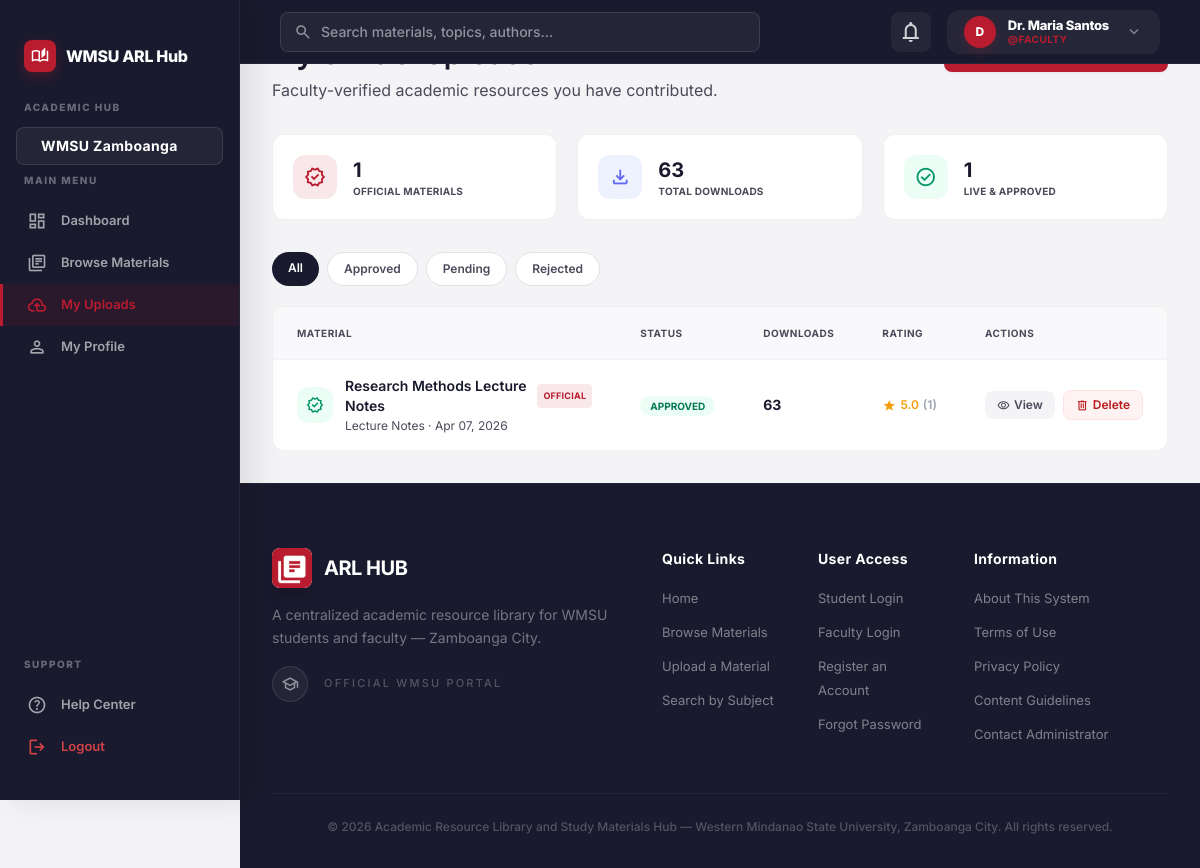
Page /faculty/faculty-uploads.php (signed in) on the committed database.
### tables this page shows
CREATE TABLE IF NOT EXISTS materials (
    id INT AUTO_INCREMENT PRIMARY KEY,
    title VARCHAR(255) NOT NULL,
    description TEXT,
    category ENUM('Reviewer', 'Textbook', 'Lecture Notes', 'Theses', 'Official Material') DEFAULT 'Reviewer',
    file_path VARCHAR(255) NOT NULL,
    thumbnail_path VARCHAR(255),
    contributor_id INT,
    status ENUM('pending', 'approved', 'rejected') DEFAULT 'pending',
    is_official BOOLEAN DEFAULT FALSE,
    views_count INT DEFAULT 0,
    downloads_count INT DEFAULT 0,
    created_at TIMESTAMP DEFAULT CURRENT_TIMESTAMP,
    FOREIGN KEY (contributor_id) REFERENCES users(id) ON DELETE SET NULL
);

### faculty/faculty-uploads.php (the view, shortened to what this page needs)
<?php
require_once '../config/auth.php';
$userId = $_SESSION['user_id'];
$filterStatus = $_GET['status'] ?? '';
try {
    $conditions = ["m.contributor_id = ?", "m.is_official = 1"];
    $params = [$userId];
    $stmt = $pdo->prepare("SELECT m.*,
        (SELECT ROUND(AVG(r.rating),1) FROM reviews r WHERE r.material_id = m.id) AS avg_rating,
        (SELECT COUNT(*) FROM reviews r WHERE r.material_id = m.id) AS review_count
        FROM materials m WHERE ".implode(' AND ', $conditions)." ORDER BY m.created_at DESC");
    $stmt->execute($params);
    $uploads = $stmt->fetchAll();
    $offStmt = $pdo->prepare("SELECT COUNT(*) FROM materials WHERE contributor_id = ? AND is_official = 1"); $offStmt->execute([$userId]); $totalOfficial = $offStmt->fetchColumn();
    $dlStmt  = $pdo->prepare("SELECT SUM(downloads_count) FROM materials WHERE contributor_id = ? AND is_official = 1"); $dlStmt->execute([$userId]); $totalDl = $dlStmt->fetchColumn() ?? 0;
    $apStmt  = $pdo->prepare("SELECT COUNT(*) FROM materials WHERE contributor_id = ? AND is_official = 1 AND status='approved'"); $apStmt->execute([$userId]); $approved = $apStmt->fetchColumn();
} catch (PDOException $e) { $uploads=[]; $totalOfficial=0; $totalDl=0; $approved=0; }
?>
<!DOCTYPE html>
<html lang="en">
<head>
    <script src="https://cdn.tailwindcss.com?plugins=forms,container-queries"></script>
</head>
<body class="text-[#1A1A2E]">
<?php require_once '../includes/dashboard-nav.php'; ?>
<div class="flex min-h-[calc(100vh-64px)]">
    <?php require_once '../includes/sidebar.php'; ?>
    <main class="ml-[240px] flex-1 bg-[#F4F4F6] flex flex-col">
        <div class="p-8 flex-1">
            <div class="flex justify-between items-start mb-8">
                <div>
                    <h1 class="text-[28px] font-bold text-[#1A1A2E]">My Official Uploads</h1>
                    <p class="text-[#4A4A5A] mt-1">Faculty-verified academic resources you have contributed.</p>
                </div>
                <a href="<?php echo BASE_URL; ?>core/upload.php?official=1"
                   class="flex items-center gap-2 bg-[#B81C2E] text-white px-5 py-2.5 rounded-lg text-sm font-semibold hover:bg-[#8C1222] transition-colors shadow-sm">
                </a>
            </div>
            <div class="grid grid-cols-3 gap-5 mb-8">
                <?php foreach ([
                    ['verified',     'Official Materials', number_format($totalOfficial), 'bg-[#F9E8EA] text-[#B81C2E]'],
                    ['download',     'Total Downloads',    number_format($totalDl),       'bg-indigo-50 text-indigo-500'],
                    ['check_circle', 'Live & Approved',    number_format($approved),      'bg-emerald-50 text-emerald-600'],
                ] as $s): ?>
                <div class="bg-white rounded-xl border border-black/[0.06] p-5 flex items-center gap-4 hover:-translate-y-0.5 transition-transform">
                    <div class="w-11 h-11 <?php echo $s[3]; ?> rounded-xl flex items-center justify-center flex-shrink-0">
                        <span class="material-symbols-outlined text-[22px]"><?php echo $s[0]; ?></span>
                    </div>
                    <div>
                        <div class="text-xl font-bold text-[#1A1A2E]"><?php echo $s[2]; ?></div>
                        <div class="text-[10px] font-bold uppercase tracking-wide text-[#4A4A5A]"><?php echo $s[1]; ?></div>
                    </div>
                </div>
                <?php endforeach; ?>
            </div>
            <div class="flex gap-2 mb-5">
                <?php foreach (['' => 'All', 'approved' => 'Approved', 'pending' => 'Pending', 'rejected' => 'Rejected'] as $val => $label):
                    $active = $filterStatus === $val; ?>
                <a href="?status=<?php echo $val; ?>"
                   class="px-4 py-2 rounded-full text-xs font-semibold transition-colors <?php echo $active ? 'bg-[#1A1A2E] text-white' : 'bg-white text-[#4A4A5A] border border-[#E2E2E4] hover:border-[#1A1A2E]'; ?>">
                    <?php echo $label; ?>
                </a>
                <?php endforeach; ?>
            </div>
            <div class="bg-white rounded-xl border border-black/[0.06] overflow-hidden">
                <?php if (empty($uploads)): ?>
                <div class="py-16 text-center">
                    <span class="material-symbols-outlined text-[52px] text-gray-200 block mb-4">verified</span>
                    <h3 class="text-base font-bold text-[#1A1A2E] mb-2">No official uploads yet</h3>
                    <p class="text-[#4A4A5A] text-sm mb-5">Upload faculty-verified materials to make them appear here.</p>
                    <a href="<?php echo BASE_URL; ?>core/upload.php?official=1" class="inline-flex items-center gap-2 bg-[#B81C2E] text-white px-5 py-2.5 rounded-lg text-sm font-semibold hover:bg-[#8C1222] transition-colors">
                        <span class="material-symbols-outlined text-[16px]">add</span> Upload Material
                    </a>
                </div>
                <?php else: ?>
                <div class="overflow-x-auto">
                    <table class="w-full text-sm">
                        <thead>
                            <tr class="bg-[#F9F9FB] border-b border-[#F4F4F6]">
                                <th class="text-left px-6 py-4 text-[10px] font-bold uppercase tracking-wider text-[#4A4A5A]">Material</th>
                                <th class="text-left px-6 py-4 text-[10px] font-bold uppercase tracking-wider text-[#4A4A5A]">Status</th>
                                <th class="text-left px-6 py-4 text-[10px] font-bold uppercase tracking-wider text-[#4A4A5A]">Downloads</th>
                                <th class="text-left px-6 py-4 text-[10px] font-bold uppercase tracking-wider text-[#4A4A5A]">Rating</th>
                                <th class="text-left px-6 py-4 text-[10px] font-bold uppercase tracking-wider text-[#4A4A5A]">Actions</th>
                            </tr>
                        </thead>
                        <tbody class="divide-y divide-[#F4F4F6]">
                            <?php foreach ($uploads as $u):
                                $pillColors = ['approved'=>'bg-emerald-50 text-emerald-700','pending'=>'bg-amber-50 text-amber-700','rejected'=>'bg-red-50 text-red-700'];
                                $pill = $pillColors[$u['status']] ?? 'bg-gray-100 text-gray-600';
                            ?>
                            <tr class="hover:bg-[#F9F9FB] transition-colors">
                                <td class="px-6 py-4">
                                    <div class="flex items-center gap-3">
                                        <div class="w-9 h-9 bg-emerald-50 rounded-xl flex items-center justify-center flex-shrink-0">
                                            <span class="material-symbols-outlined text-emerald-600 text-[18px]">verified</span>
                                        </div>
                                        <div>
                                            <div class="font-semibold text-[#1A1A2E] flex items-center gap-1.5">
                                                <?php echo htmlspecialchars($u['title']); ?>
                                                <span class="bg-[#F9E8EA] text-[#B81C2E] text-[9px] font-bold px-1.5 py-0.5 rounded uppercase tracking-wide">Official</span>
                                            </div>
                                            <div class="text-xs text-[#4A4A5A] mt-0.5"><?php echo htmlspecialchars($u['category']); ?> · <?php echo date('M d, Y', strtotime($u['created_at'])); ?></div>
                                        </div>
                                    </div>
                                </td>
                                <td class="px-6 py-4">
                                    <span class="<?php echo $pill; ?> text-[10px] font-bold px-2.5 py-1 rounded-full uppercase"><?php echo $u['status']; ?></span>
                                </td>
                                <td class="px-6 py-4 font-bold text-[#1A1A2E]"><?php echo number_format($u['downloads_count']); ?></td>
                                <td class="px-6 py-4">
                                    <?php if ($u['avg_rating']): ?>
                                    <span class="flex items-center gap-1 text-amber-500 font-semibold text-xs">
                                        <span class="material-symbols-outlined text-[14px]" style="font-variation-settings:'FILL' 1;">star</span>
                                        <?php echo $u['avg_rating']; ?> <span class="text-[#9CA3AF]">(<?php echo $u['review_count']; ?>)</span>
                                    </span>
                                    <?php else: ?><span class="text-[#D1D1D9] text-xs">—</span><?php endif; ?>
                                </td>
                                <td class="px-6 py-4">
                                    <div class="flex items-center gap-2">
                                        <a href="<?php echo BASE_URL; ?>core/material-details.php?id=<?php echo $u['id']; ?>"
                                           class="flex items-center gap-1 bg-[#F4F4F6] text-[#4A4A5A] text-xs font-semibold px-3 py-1.5 rounded-lg hover:bg-[#E9E9EF] transition-colors">
                                            <span class="material-symbols-outlined text-[13px]">visibility</span> View
                                        </a>
                                        <form method="POST" class="inline" onsubmit="return confirm('Delete this official material?')">
                                            <button type="submit" class="flex items-center gap-1 bg-red-50 text-red-700 text-xs font-semibold px-3 py-1.5 rounded-lg hover:bg-red-100 border border-red-100 transition-colors">
                                                <span class="material-symbols-outlined text-[13px]">delete</span> Delete
                                            </button>
                                        </form>
                                    </div>
                                </td>
                            </tr>
                            <?php endforeach; ?>
                        </tbody>
                    </table>
                </div>
                <?php endif; ?>
            </div>
        </div>
        <?php require_once '../includes/dashboard-footer.php'; ?>
    </main>
</div>
</body>
</html>

### faculty/faculty-uploads.php (style rules this page uses)
:root { --sidebar-width: 240px; --header-height: 64px; --wmsu-black: #1A1A2E; --wmsu-red: #B81C2E; --wmsu-red-dark: #8C1222; --bg-base: #F4F4F6; --border-light: rgba(0,0,0,0.05); --text-primary: #1A1A28; --text-secondary: #4A4A5A; --text-muted: #848494; --radius-8: 8px; --shadow-sm: 0 2px 8px rgba(0,0,0,0.05); --shadow-md: 0 12px 24px -8px rgba(0,0,0,0.1); --shadow-red: 0 12px 24px -8px rgba(184,28,46,0.4); }
body { font-family: 'Inter', sans-serif; background-color: #F4F4F6; }
h1,h2,h3 { font-family: 'Plus Jakarta Sans', sans-serif; }
.material-symbols-outlined { font-variation-settings: 'FILL' 0,'wght' 400,'GRAD' 0,'opsz' 24; vertical-align: middle; }

### rows in the picture
materials: title "Research Methods Lecture Notes", category "Lecture Notes", created_at "Apr 07, 2026", status "APPROVED", downloads_count "63", avg_rating "5.0", review_count "1"

### other values in the picture
substr($user_name, 0, 1) "D"
$user_name "Dr. Maria Santos"
$current_role "FACULTY"
$s[2] "1"
$s[1] "OFFICIAL MATERIALS"
$s[2] "63"
$s[1] "TOTAL DOWNLOADS"
$s[1] "LIVE & APPROVED"
$label "All"
$label "Approved"
$label "Pending"
$label "Rejected"
